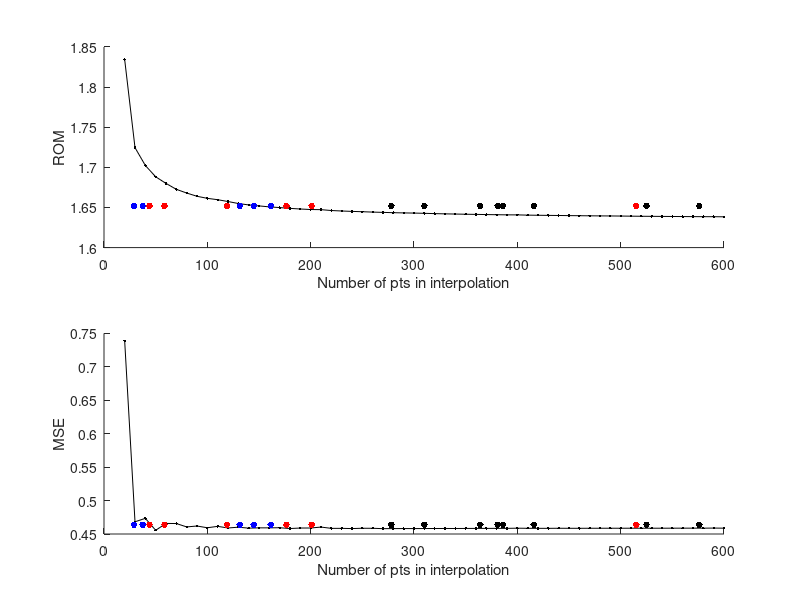

Write MATLAB code to recreate this figure.
% Test effects of MSE/ROM as N increases; 
% 10 random trials w/ some structure
data = randn(20, 10) + repmat(linspace(0, 5, 20)', [1, 10]); 
T = 1:20; 

% Interpolate to different levels 
Ns = 20:10:600; 
ROMs = []; 
MSEs = []; 


for N = Ns
    
    % Interpolate data 
    T_new = linspace(1, 20, N); 
    data_new = []; 

    for trl = 1:10
        dnew = interp1(T,data(:, trl), T_new); 
        data_new = [data_new dnew']; % add new column
    end

    % Size in dimension 1 wont match by design!
    assert(size(data, 2) == size(data_new, 2))

    % ROM and MSE on new data 
    rom = median(std(data_new,0,1)); 
    ROMs = [ROMs rom]; 

    % MSE 
    med = median(data_new, 2); 
    med_rep = repmat(med, [1, 10]); 
    assert(size(med_rep, 1) == size(data_new, 1))
    assert(size(med_rep, 2) == size(data_new, 2))
    
    mse = median(sum((med_rep - data_new).^2, 1)./N); 
    MSEs = [MSEs mse]; 

end

figure;
subplot(2, 1, 1); hold all; 
plot(Ns, ROMs, 'k.-')
ylabel('ROM')
xlabel('Number of pts in interpolation')
subplot(2, 1, 2); hold all; 
plot(Ns, MSEs, 'k.-')
ylabel('MSE')
xlabel('Number of pts in interpolation')

pat_unaff = [37.5, 145, 29,  29, 161.5, 131.5]; 
pat_aff   = [58.5, 201, 119, 44, 176.5, 515]; 
ctrls = [278, 310, 364, 381, 416, 386, 525, 576]; 


subplot(2, 1, 1); 
plot(pat_aff, mean(ROMs)*ones(length(pat_aff), 1), 'r.', 'MarkerSize', 15)
plot(pat_unaff, mean(ROMs)*ones(length(pat_unaff), 1), 'b.', 'MarkerSize', 15)
plot(ctrls, mean(ROMs)*ones(length(ctrls), 1), 'k.', 'MarkerSize', 15)

subplot(2, 1, 2); 
plot(pat_aff, mean(MSEs)*ones(length(pat_aff), 1), 'r.', 'MarkerSize', 15)
plot(pat_unaff, mean(MSEs)*ones(length(pat_unaff), 1), 'b.', 'MarkerSize', 15)
plot(ctrls, mean(MSEs)*ones(length(ctrls), 1), 'k.', 'MarkerSize', 15)



